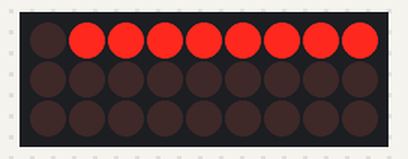
A sketch run on a simulated Arduino Uno, built with avr-gcc and run on an emulated ATmega328P. Parts: 9×3 LED matrix. Wiring (inferred from the names in the program): LED cube drawn one layer per row (orientation assumed): layers A0, pin 3, pin 4; columns pin 5, pin 6, pin 7, pin 8, pin 9, pin 10, pin 11, pin 12, pin 13.

Above: at 4.4 s.
At 6.31 s:
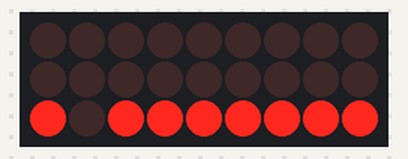
At 8.21 s:
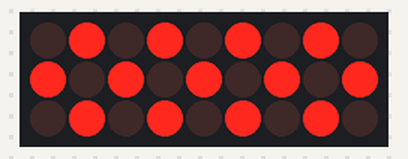
At 14.86 s:
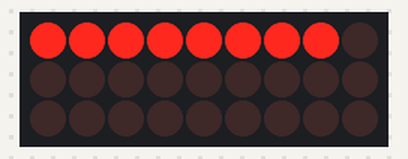
At 21.53 s:
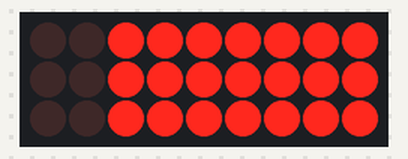
At 37.51 s:
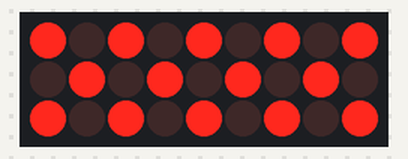

The sketch:

Led_Flasher_basic.ino
```cpp
// (licence header left out)
void led_off();

//ピン設定
const int LED_PIN_Z_AXIS[3] = {A0, 3, 4};  //LED Cube Z軸方向
const int LED_PIN_XY_AXIS[9] = {5, 6, 7, 8, 9, 10, 11, 12, 13};   //LED Cube XY平面

void setup() {
  for(int i = 0; i < 3; i++){
    pinMode(LED_PIN_Z_AXIS[i], OUTPUT);
  }
  for(int i = 0; i < 9; i++){
    pinMode(LED_PIN_XY_AXIS[i], OUTPUT);
  }
}

void loop(){
  //ダイナミック点灯で全LED点灯
  for(int t = 0; t < 1000; t++){
    for(int i = 0; i < 3; i++){
      digitalWrite(LED_PIN_Z_AXIS[i], HIGH);  //点灯させるLEDのZ座標(0~2)を指定
      for(int j = 0; j < 9; j++){
        digitalWrite(LED_PIN_XY_AXIS[j], HIGH);  //点灯させるLEDのXY座標(0~9)を指定
      }
      delay(1); //Z座標ごとに約1msのみ点灯
      led_off();  //LED消灯
    }
  }

  //LED消灯
  led_off();
  delay(1000);

  //全LEDを一つずつ点灯
  for(int i = 0; i < 3; i++){
    digitalWrite(LED_PIN_Z_AXIS[i], HIGH);  //点灯させるLEDのZ座標(0~2)を指定
    for(int j = 0; j < 9; j++){
      digitalWrite(LED_PIN_XY_AXIS[j], HIGH);  //点灯させるLEDのXY座標(0~9)を指定
      delay(100);
      digitalWrite(LED_PIN_XY_AXIS[j], LOW);  //点灯させたLEDを消灯
    }
    digitalWrite(LED_PIN_Z_AXIS[i], LOW);  //点灯させたLEDを消灯
  }

  //LED消灯
  led_off();
  delay(1000);


  //ダイナミック点灯でパターン点灯
  for(int t = 0; t < 100; t++){
    for(int i = 0; i < 3; i++){
      led_off();
      digitalWrite(LED_PIN_Z_AXIS[i], HIGH);  //点灯させるLEDのZ座標(0~2)を指定
      for(int j = 0; j < 9; j++){
        if((j + i) % 2 == 0){
          digitalWrite(LED_PIN_XY_AXIS[j], HIGH);  //点灯させるLEDのXY座標(0~9)を指定
        }
      }
      delay(1);
    }
  }

  for(int t = 0; t < 100; t++){
    for(int i = 0; i < 3; i++){
      led_off();
      digitalWrite(LED_PIN_Z_AXIS[i], HIGH);  //点灯させるLEDのZ座標(0~2)を指定
      for(int j = 0; j < 9; j++){
        if((j + i) % 2 == 1){
          digitalWrite(LED_PIN_XY_AXIS[j], HIGH);  //点灯させるLEDのXY座標(0~9)を指定
        }
      }
      delay(1);
    }
  }

  //LED消灯
  led_off();
  delay(1000);
}

//全LEDを消灯
void led_off(){
  for(int i = 0; i < 3; i++){
    digitalWrite(LED_PIN_Z_AXIS[i], LOW);
  }
  for(int i = 0; i < 9; i++){
    digitalWrite(LED_PIN_XY_AXIS[i], LOW);
  }
}
```
